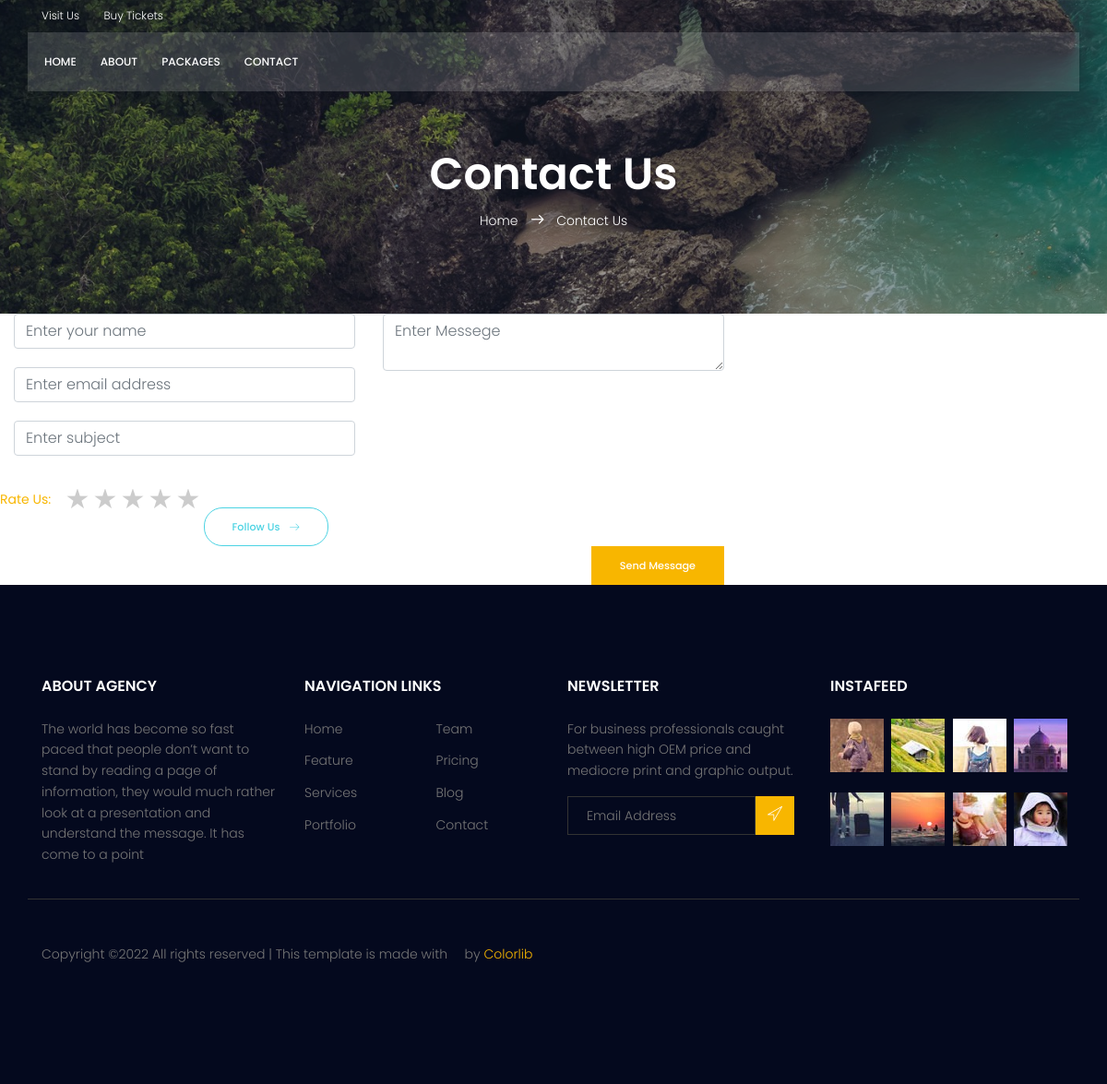
The app's page /contact.php, older data.
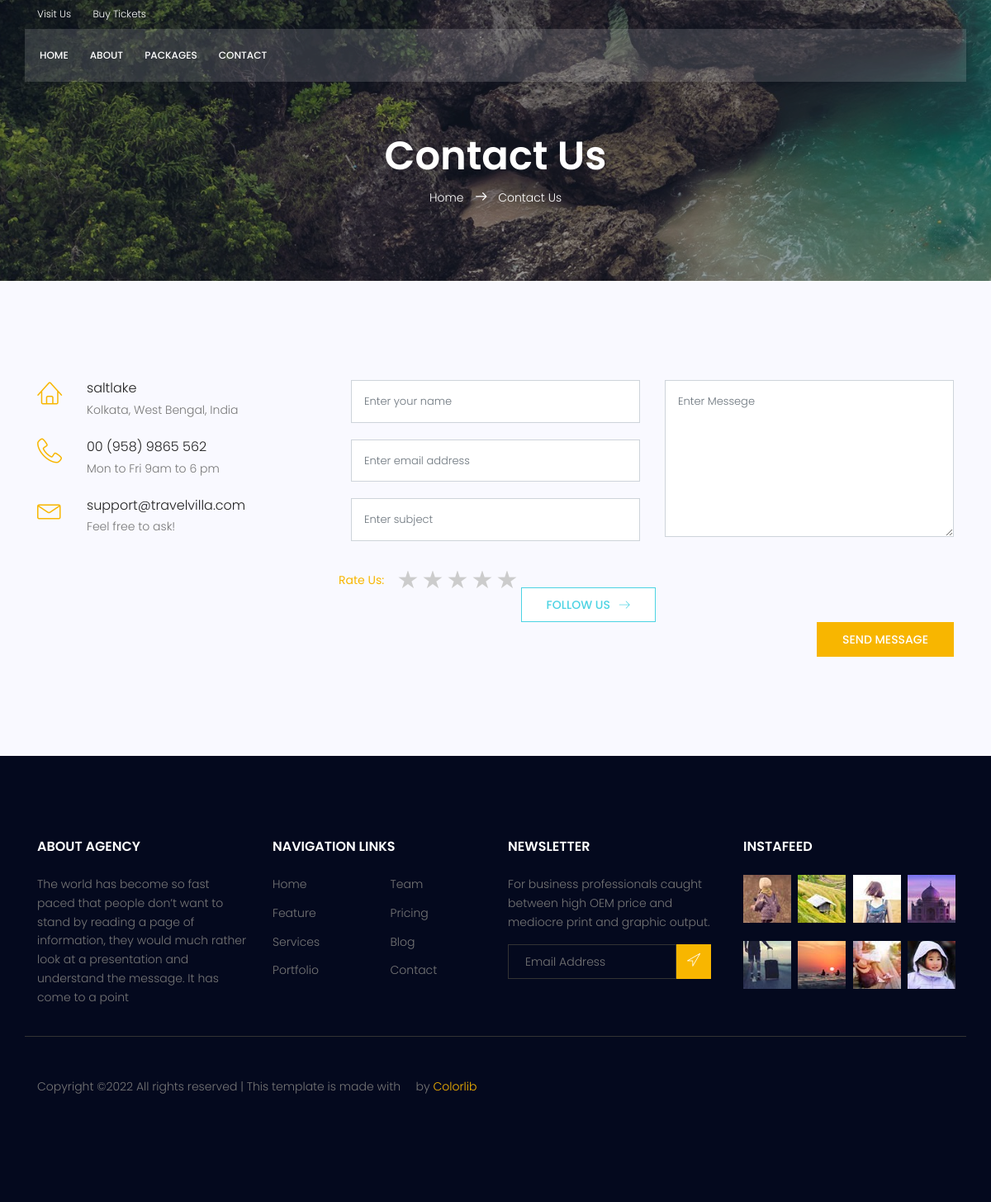
The same page, newer data.
### tables this page shows
CREATE TABLE `settings` (
  `id` int(11) NOT NULL,
  `add1` varchar(255) NOT NULL,
  `add2` varchar(255) NOT NULL,
  `phn` varchar(255) NOT NULL,
  `week` varchar(255) NOT NULL,
  `support` varchar(255) NOT NULL,
  `message` varchar(255) NOT NULL,
  `about` varchar(30000) NOT NULL
);

### contact.php (the view, shortened to what this page needs)
	<?php
	include "header.php";
	?>
			<section class="relative about-banner">
				<div class="overlay overlay-bg"></div>
				<div class="container">
					<div class="row d-flex align-items-center justify-content-center">
						<div class="about-content col-lg-12">
							<h1 class="text-white">
								Contact Us
							</h1>
							<p class="text-white link-nav"><a href="index.html">Home </a>  <span class="lnr lnr-arrow-right"></span>  <a href="contact.php"> Contact Us</a></p>
						</div>
					</div>
				</div>
			</section>
			<?php
			include "connection.php";
			$sql = "SELECT * FROM `settings`";
			$res= mysqli_query($conn,$sql);
			while($row=mysqli_fetch_array($res))
			{
			?>
			<section class="contact-page-area section-gap">
				<div class="container">
					<div class="row">
						<div class="col-lg-4 d-flex flex-column address-wrap">
							<div class="single-contact-address d-flex flex-row">
								<div class="icon">
									<span class="lnr lnr-home"></span>
								</div>
								<div class="contact-details">
									<h5><?php echo $row['add1']; ?></h5>
									<p>
										<?php echo $row['add2']; ?>
									</p>
								</div>
							</div>
							<div class="single-contact-address d-flex flex-row">
								<div class="icon">
									<span class="lnr lnr-phone-handset"></span>
								</div>
								<div class="contact-details">
									<h5><?php echo $row['phn']; ?></h5>
									<p><?php echo $row['week']; ?></p>
								</div>
							</div>
							<div class="single-contact-address d-flex flex-row">
								<div class="icon">
									<span class="lnr lnr-envelope"></span>
								</div>
								<div class="contact-details">
									<h5><?php echo $row['support']; ?></h5>
									<p><?php echo $row['message']; ?></p>
								</div>
							</div>
						</div>
			<?php
				}
				?>
						<div class="col-lg-8">
							<form class="form-area contact-form text-right" id="myForm" action="insertcontact.php" method="post">
								<div class="row">
									<div class="col-lg-6 form-group">
										<input type="text" name="name" placeholder="Enter your name" class="common-input mb-20 form-control">
										<input type="text" name="email" placeholder="Enter email address" class="common-input mb-20 form-control">
										<input type="text" name="sub" placeholder="Enter subject" class="common-input mb-20 form-control">
									</div>
									<div class="col-lg-6 form-group">
										<textarea class="common-textarea form-control" name="msg" placeholder="Enter Messege"></textarea>
									</div>
<div class="rate">
<b>Rate Us:</b> &nbsp; &nbsp;
  <label for="star5" title="Outstanding">5 stars</label>
  <label for="star4" title="Excellent">4 stars</label>
  <label for="star3" title="Average">3 stars</label>
  <label for="star2" title="Poor">2 stars</label>
  <label for="star1" title="Very Poor"> star</label>
</div>
<div class="button-group-area mt-10">
<button type="submit" name="submit" class="genric-btn success-border circle arrow">Follow Us<span class="lnr lnr-arrow-right"></span></button>
</div>
									<div class="col-lg-12">
										<button type="submit" name="submit" class="genric-btn primary" style="float: right;">Send Message</button>
									</div>
								</div>
							</form>
						</div>
					</div>
				</div>
			</section>
			<footer class="footer-area section-gap">
				<div class="container">
					<div class="row">
						<div class="col-lg-3  col-md-6 col-sm-6">
							<div class="single-footer-widget">
								<h6>About Agency</h6>
								<p>
									The world has become so fast paced that people don’t want to stand by reading a page of information, they would much rather look at a presentation and understand the message. It has come to a point
								</p>
							</div>
						</div>
						<div class="col-lg-3 col-md-6 col-sm-6">
							<div class="single-footer-widget">
								<h6>Navigation Links</h6>
								<div class="row">
									<div class="col">
										<ul>
											<li><a href="#">Home</a></li>
											<li><a href="#">Feature</a></li>
											<li><a href="#">Services</a></li>
											<li><a href="#">Portfolio</a></li>
										</ul>
									</div>
									<div class="col">
										<ul>
											<li><a href="#">Team</a></li>
											<li><a href="#">Pricing</a></li>
											<li><a href="#">Blog</a></li>
											<li><a href="#">Contact</a></li>
										</ul>
									</div>
								</div>
							</div>
						</div>
						<div class="col-lg-3  col-md-6 col-sm-6">
							<div class="single-footer-widget">
								<h6>Newsletter</h6>
								<p>
									For business professionals caught between high OEM price and mediocre print and graphic output.
								</p>
								<div id="mc_embed_signup">
									<form target="_blank" action="https://spondonit.us12.list-manage.com/subscribe/post?u=1462626880ade1ac87bd9c93a&amp;id=92a4423d01" method="get" class="subscription relative">
										<div class="input-group d-flex flex-row">
											<input name="EMAIL" placeholder="Email Address" onfocus="this.placeholder = ''" onblur="this.placeholder = 'Email Address '" required="" type="email">
											<button class="btn bb-btn"><span class="lnr lnr-location"></span></button>
										</div>
									</form>
								</div>
							</div>
						</div>
						<div class="col-lg-3  col-md-6 col-sm-6">
							<div class="single-footer-widget mail-chimp">
								<h6 class="mb-20">InstaFeed</h6>
								<ul class="instafeed d-flex flex-wrap">
									<li><img src="img/i1.jpg" alt=""></li>
									<li><img src="img/i2.jpg" alt=""></li>
									<li><img src="img/i3.jpg" alt=""></li>
									<li><img src="img/i4.jpg" alt=""></li>
									<li><img src="img/i5.jpg" alt=""></li>
									<li><img src="img/i6.jpg" alt=""></li>
									<li><img src="img/i7.jpg" alt=""></li>
									<li><img src="img/i8.jpg" alt=""></li>
								</ul>
							</div>
						</div>
					</div>
					<div class="row footer-bottom d-flex justify-content-between align-items-center">
						<p class="col-lg-8 col-sm-12 footer-text m-0">
Copyright &copy;<script>document.write(new Date().getFullYear());</script> All rights reserved | This template is made with <i class="fa fa-heart-o" aria-hidden="true"></i> by <a href="https://colorlib.com" target="_blank">Colorlib</a>
</p>
						<div class="col-lg-4 col-sm-12 footer-social">
							<a href="#"><i class="fa fa-facebook"></i></a>
							<a href="#"><i class="fa fa-twitter"></i></a>
							<a href="#"><i class="fa fa-dribbble"></i></a>
							<a href="#"><i class="fa fa-behance"></i></a>
						</div>
					</div>
				</div>
			</footer>
		</body>
	</html>

### header.php (shortened to what this page needs)
<!DOCTYPE html>
	<html lang="zxx" class="no-js">
	<head>
			<link rel="stylesheet" href="css/linearicons.css">
			<link rel="stylesheet" href="css/font-awesome.min.css">
			<link rel="stylesheet" href="css/bootstrap.css">
			<link rel="stylesheet" href="css/magnific-popup.css">
			<link rel="stylesheet" href="css/jquery-ui.css">
			<link rel="stylesheet" href="css/nice-select.css">
			<link rel="stylesheet" href="css/animate.min.css">
			<link rel="stylesheet" href="css/owl.carousel.css">
			<link rel="stylesheet" href="css/main.css">
		</head>
		<body>
			<header id="header">
				<div class="header-top">
					<div class="container">
			  		<div class="row align-items-center">
			  			<div class="col-lg-6 col-sm-6 col-6 header-top-left">
			  				<ul>
			  					<li><a href="#">Visit Us</a></li>
			  					<li><a href="#">Buy Tickets</a></li>
			  				</ul>
			  			</div>
			  			<div class="col-lg-6 col-sm-6 col-6 header-top-right">
							<div class="header-social">
								<a href="#"><i class="fa fa-facebook"></i></a>
								<a href="#"><i class="fa fa-twitter"></i></a>
								<a href="#"><i class="fa fa-dribbble"></i></a>
								<a href="#"><i class="fa fa-behance"></i></a>
							</div>
			  			</div>
			  		</div>
					</div>
				</div>
				<div class="container main-menu">
					<div class="row align-items-center justify-content-between d-flex">
				       <nav id="nav-menu-container">
				        <ul class="nav-menu">
				          <li><a href="index.php">Home</a></li>
				          <li><a href="about.php">About</a></li>
				          <li><a href="allpackage.php">Packages</a></li>
				          <li><a href="contact.php">Contact</a></li>
				        </ul>
				      </nav>
					</div>
				</div>
			</header>

### contact.php (style rules this page uses)
.rate { border: px solid #cccccc; float: right; height: 46px; padding: 10 10px; }
.rate:not(:checked) > label { float: right; width: 1em; overflow: hidden; white-space: nowrap; cursor: pointer; font-size: 30px; color: #ccc; }
.rate:not(:checked) > label:before { content: '★ '; }

Row changes from the older to the newer data that the page shows:
added settings: add1 "saltlake", add2 "Kolkata, West Bengal, India", phn "00 (958) 9865 562", week "Mon to Fri 9am to 6 pm", support "support@travelvilla.com", message "Feel free to ask!"
Text that changed along with them:
text no longer shown: "Follow Us Send Message"
text now shown: "FOLLOW US SEND MESSAGE"
